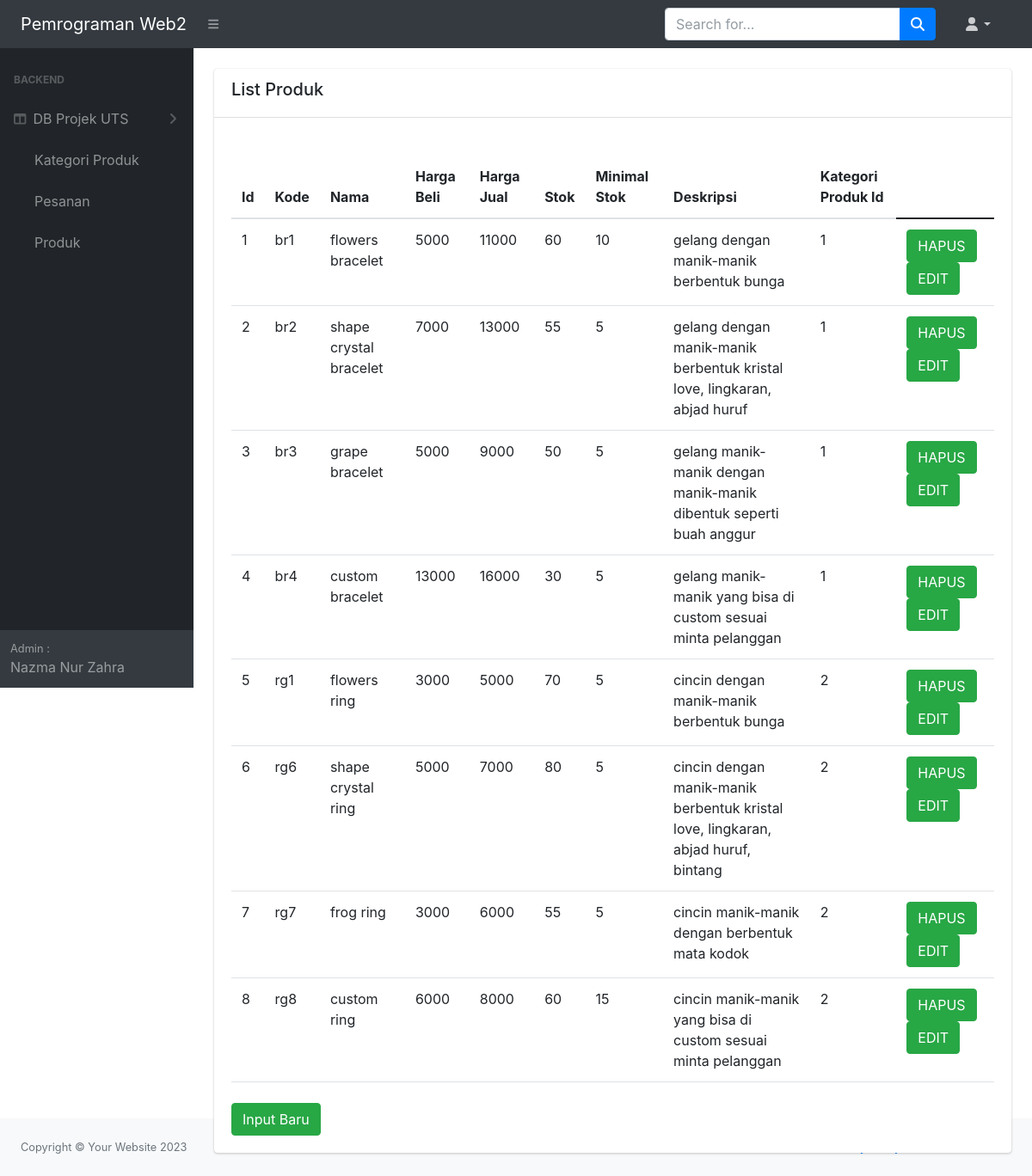
/backend/crud/list_produk.php, run on the app's committed database.
### tables this page shows
CREATE TABLE `produk` (
  `id` int(11) NOT NULL,
  `kode` varchar(10) DEFAULT NULL,
  `nama` varchar(50) DEFAULT NULL,
  `harga_beli` double DEFAULT NULL,
  `harga_jual` double DEFAULT NULL,
  `stok` int(11) DEFAULT NULL,
  `min_stok` int(11) DEFAULT NULL,
  `deskripsi` text NOT NULL,
  `kategori_produk_id` int(11) NOT NULL
);

### backend/crud/list_produk.php (the view, shortened to what this page needs)
<?php
include_once('navbar.php');
include_once('sidebar.php');
include_once('database.php');
 ?>
<div id="layoutSidenav_content">
    <main>
        <div class="container-fluid px-4">
            <div class="row">
                <div class="col-md-12">
                    <div class="card">
                        <div class="card-header"><h5>List Produk</h5></div>
                            <div class="card-body">
                                <table class="table mt-4">
                                    <thead>
                                        <tr>
                                            <th scope="col">Id</th>
                                            <th scope="col">Kode</th>
                                            <th scope="col">Nama</th>
                                            <th scope="col">Harga Beli</th>
                                            <th scope="col">Harga Jual</th>
                                            <th scope="col">Stok</th>
                                            <th scope="col">Minimal Stok</th>
                                            <th scope="col">Deskripsi</th>
                                            <th scope="col">Kategori Produk Id</th>
                                        </tr>
                                    </thead>
                                    <tbody>
                                        <?php
                                        $data = $db->query("SELECT * FROM produk");
                                        foreach ($data as $d) :
                                        ?>
                                    <tr>
                                        <td><?= $d["id"] ?></td>
                                        <td><?= $d["kode"] ?></td>
                                        <td><?= $d["nama"] ?></td>
                                        <td><?= $d["harga_beli"] ?></td>
                                        <td><?= $d["harga_jual"] ?></td>
                                        <td><?= $d["stok"] ?></td>
                                        <td><?= $d["min_stok"] ?></td>
                                        <td><?= $d["deskripsi"] ?></td>
                                        <td><?= $d["kategori_produk_id"] ?></td>
                                        <td>
                                            <a href="delete_produk.php?id=<?= $d["id"] ?>" class="btn btn-success">HAPUS</a>
                                            <a href="form_update_produk.php?id=<?= $d["id"] ?>" class="btn btn-success">EDIT</a>
                                        </td>
                                    </tr>
                                        <?php
                                        endforeach;
                                        ?>
                                    </tbody>
                                </table>
                                <a href="form_produk.php" class="btn btn-success mt-4">Input Baru</a>
                            </div>
                        </div>
                    </div>
                </div>
            </div>
        </div>
</div>
<?php include_once('footer.php'); ?>

### data on the page
produk: id "1", kode "br1", nama "flowers bracelet", harga_beli "5000", harga_jual "11000", stok "60", min_stok "10", deskripsi "gelang dengan manik-manik berbentuk bunga", kategori_produk "1"
produk: id "2", kode "br2", nama "shape crystal bracelet", harga_beli "7000", harga_jual "13000", stok "55", min_stok "5", deskripsi "gelang dengan manik-manik berbentuk kristal love, lingkaran, abjad huruf", kategori_produk "1"
produk: id "3", kode "br3", nama "grape bracelet", harga_beli "5000", harga_jual "9000", stok "50", min_stok "5", deskripsi "gelang manik-manik dengan manik-manik dibentuk seperti buah anggur", kategori_produk "1"
produk: id "4", kode "br4", nama "custom bracelet", harga_beli "13000", harga_jual "16000", stok "30", min_stok "5", deskripsi "gelang manik-manik yang bisa di custom sesuai minta pelanggan", kategori_produk "1"
produk: id "5", kode "rg1", nama "flowers ring", harga_beli "3000", harga_jual "5000", stok "70", min_stok "5", deskripsi "cincin dengan manik-manik berbentuk bunga", kategori_produk "2"
produk: id "6", kode "rg6", nama "shape crystal ring", harga_beli "5000", harga_jual "7000", stok "80", min_stok "5", deskripsi "cincin dengan manik-manik berbentuk kristal love, lingkaran, abjad huruf, bintang", kategori_produk "2"
produk: id "7", kode "rg7", nama "frog ring", harga_beli "3000", harga_jual "6000", stok "55", min_stok "5", deskripsi "cincin manik-manik dengan berbentuk mata kodok", kategori_produk "2"
produk: id "8", kode "rg8", nama "custom ring", harga_beli "6000", harga_jual "8000", stok "60", min_stok "15", deskripsi "cincin manik-manik yang bisa di custom sesuai minta pelanggan", kategori_produk "2"
